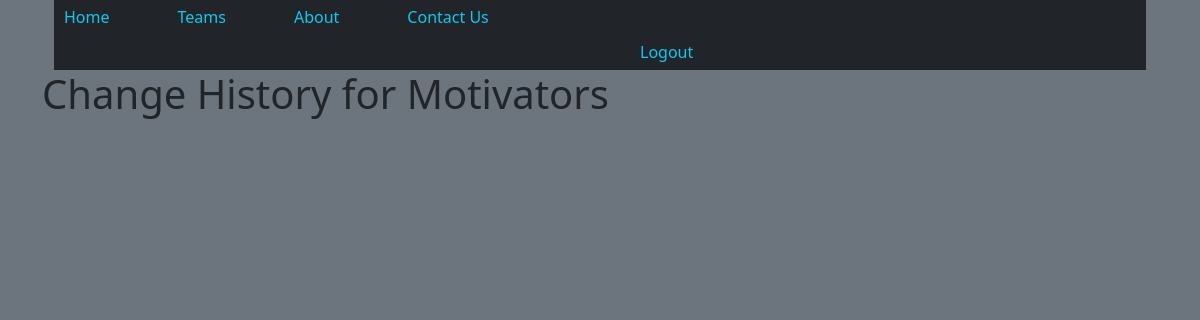
The app's page /member/4/change-history/, older data.
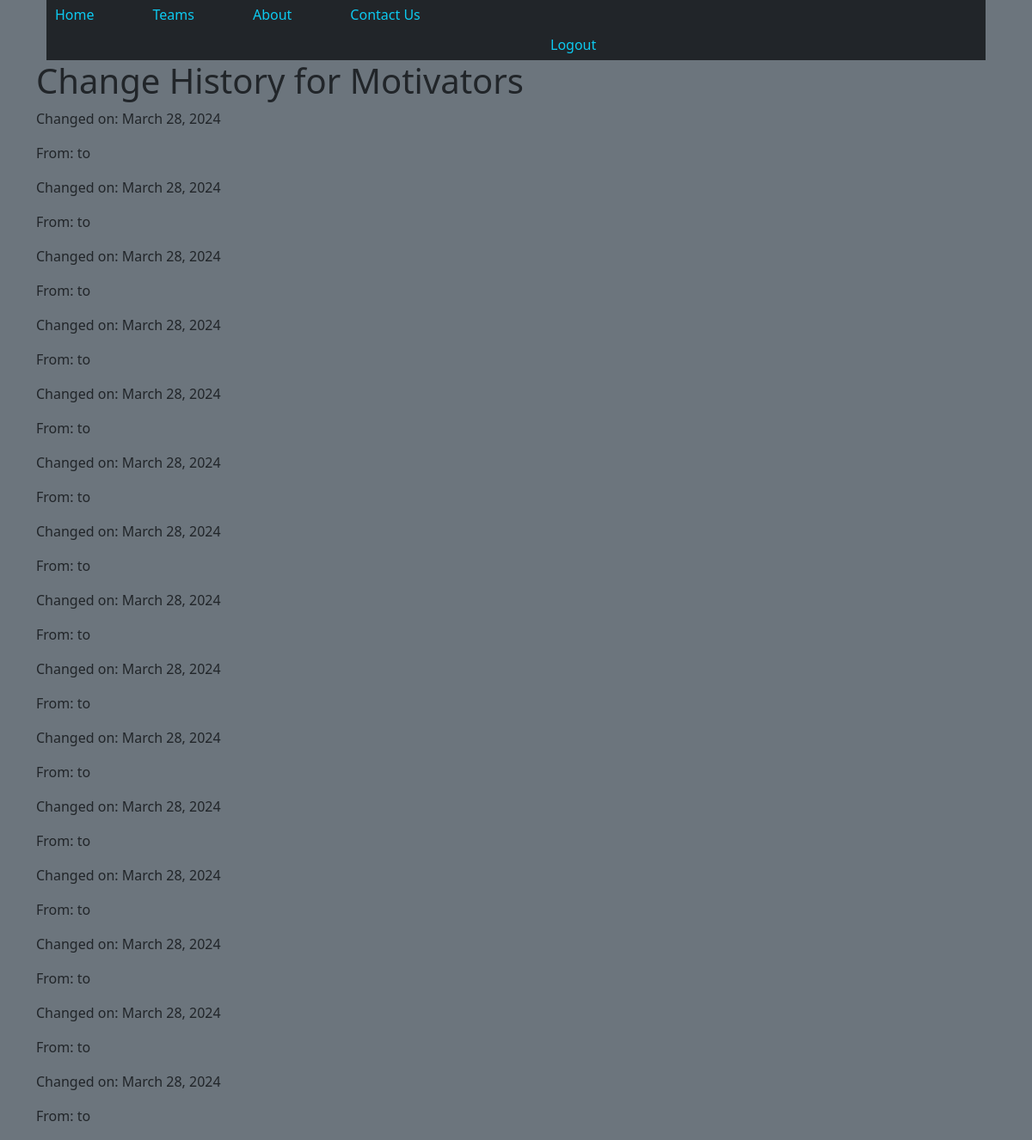
The same page, newer data.
### MM/models.py (models this page shows)
class MotivatorChangeLog(models.Model):
    member_motivator = models.ForeignKey(MemberMotivator, on_delete=models.CASCADE, related_name='change_logs')
    previous_order = models.IntegerField(null=True, blank=True)
    new_order = models.IntegerField(null=True, blank=True)
    change_date = models.DateField(auto_now_add=True)
    class Meta:
        ordering = ['-change_date']

### MM/views.py (the view)
# urls.py: path('member/<int:pk>/change-history/', MotivatorChangeHistoryView.as_view(), name='motivator_change_history')
class MotivatorChangeHistoryView(ListView):
    model = MotivatorChangeLog
    template_name = 'MM/motivator_change_history.html'
    context_object_name = 'change_logs'
    def get_queryset(self):
        return MotivatorChangeLog.objects.filter(member_motivator__member_id=self.kwargs['pk']).select_related('member_motivator').order_by('-change_date')

### MM/templates/MM/motivator_change_history.html (shortened to what this page needs)
<!DOCTYPE html>
<html lang="en">
{% extends "MM/base.html" %}
{% block content %}
{% load bootstrap5 %}
{% bootstrap_css %}
{% load static %}
    <link rel="stylesheet" href="{% static 'MM/style.css' %}">
<head>
</head>
<body>
<div class="change-history">
    <h1>Change History for Motivators</h1>
    {% for log in change_logs %}
    <div>
        <p>Changed on: {{ log.change_date }}</p>
        <p>From: {{ log.old_value }} to {{ log.new_value }}</p>
    </div>
    {% endfor %}
</div>
</body>
{% endblock %}

### MM/templates/MM/base.html (shortened to what this page needs)
<!DOCTYPE html>
<html lang="en">
<head>
    {% load bootstrap5 %}
    {% bootstrap_css %}
    {% load static %}
    <link rel="stylesheet" href="{% static 'MM/style.css' %}">
</head>
<body class="container bg-secondary">
<div class="container navbar-template">
    <ul class="nav bg-dark">
        <li class="nav-item me-5">
            <a class="nav-link link-info" class="home" href="/">Home</a>
        </li>
        <li class="nav-item me-5">
            <a class="nav-link link-info" class="team" href="/">Teams</a>
        </li>
        <li class="nav-item me-5">
            <a class="nav-link link-info" class="team" href="member_detail">About</a>
        </li>
        <li class="nav-item">
            <a class="nav-link link-info" class="team" href="/">Contact Us</a>
        </li>
    <li class="nav-item">
        <a class="nav-link link-info">
        <form action="{% url 'logout' %}" method="post">
            <button type="submit" class="logout-button">Logout</button>
        </form>
        </a>
    </li>
    </ul>
</div>
    {% block content %}
    {% endblock %}
</body>
</html>

### MM/static/MM/style.css (style rules this page uses)
.logout-button { background-color: transparent; color: inherit; border: 0px solid black; margin-left: 570px; }
.navbar-template a { background-color: transparent; border: 0px solid black; padding: 5px 10px; cursor: pointer; }

Row changes from the older to the newer data that the page shows:
added MotivatorChangeLog: change_date "March 28, 2024"
added MotivatorChangeLog: change_date "March 28, 2024"
added MotivatorChangeLog: change_date "March 28, 2024"
added MotivatorChangeLog: change_date "March 28, 2024"
added MotivatorChangeLog: change_date "March 28, 2024"
added MotivatorChangeLog: change_date "March 28, 2024"
added MotivatorChangeLog: change_date "March 28, 2024"
added MotivatorChangeLog: change_date "March 28, 2024"
added MotivatorChangeLog: change_date "March 28, 2024"
added MotivatorChangeLog: change_date "March 28, 2024"
added MotivatorChangeLog: change_date "March 28, 2024"
added MotivatorChangeLog: change_date "March 28, 2024"
added MotivatorChangeLog: change_date "March 28, 2024"
added MotivatorChangeLog: change_date "March 28, 2024"
added MotivatorChangeLog: change_date "March 28, 2024"
